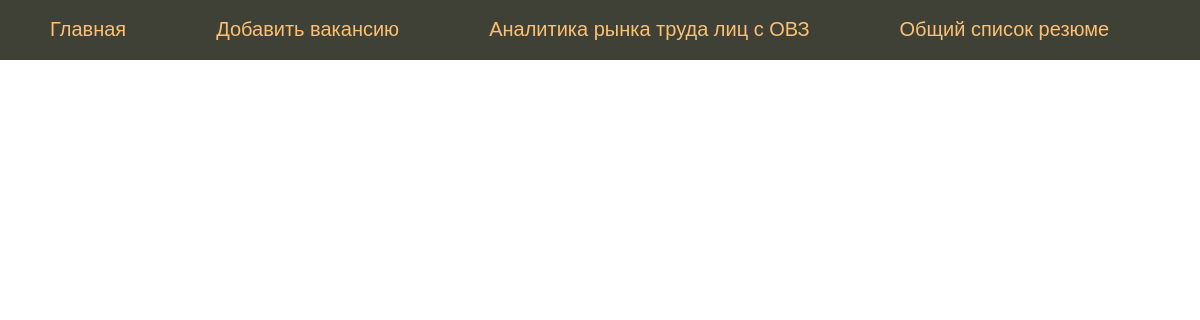
/resume/2, run on an earlier commit of the app's database.
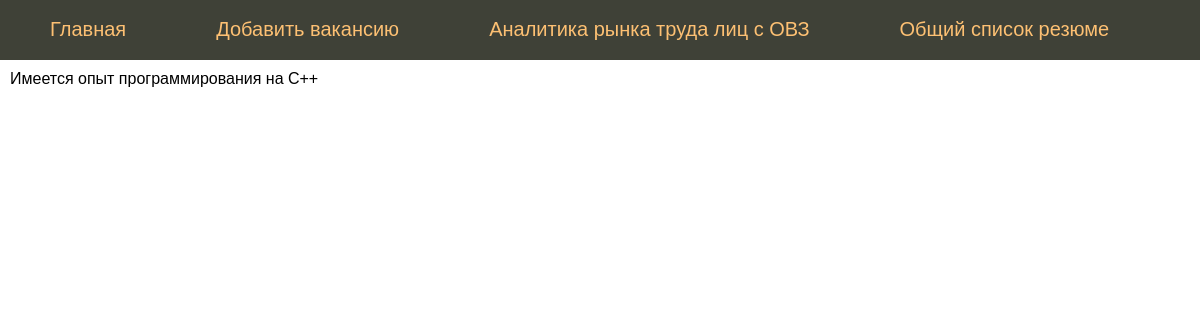
And on a later commit of the database.
### tables this page shows
CREATE TABLE "resume" (
	"id"	INTEGER NOT NULL UNIQUE,
	"age"	INTEGER NOT NULL,
	"gender"	TEXT NOT NULL,
	"city"	TEXT NOT NULL,
	"education_level"	TEXT NOT NULL,
	"profession"	TEXT NOT NULL,
	"restriction_type"	TEXT NOT NULL,
	"description"	TEXT NOT NULL,
	"desired_salary"	INTEGER,
	"sending_date_month"	TEXT,
	"schedule"	TEXT,
	"resume_type"	TEXT,
	"resume_vector"	TEXT,
	PRIMARY KEY("id" AUTOINCREMENT)
);

### flsite.py (the view)
@app.route("/resume/<int:id_resume>")
def showResume(id_resume):
    db = get_db()
    dbase = FDataBase(db)
    profession, description = dbase.getResume(id_resume)
    if not profession:
        abort(404)
    return render_template('resume_page.html', menu=dbase.getMenu(), description=description)

### FDataBase.py (called while the page is built)
    def getMenu(self):
        sql = '''SELECT * FROM mainmenu'''
        try:
            self.__cur.execute(sql)
            res = self.__cur.fetchall()
            if res: return res
        except:
            print("Ошибка чтения из БД")
        return []

    def getResume(self, resumeId):
        try:
            self.__cur.execute(f"SELECT profession, description FROM resume WHERE id = {resumeId} LIMIT 1")
            res = self.__cur.fetchone()
            if res:
                return res
        except sqlite3.Error as e:
            print("Ошибка получения вакансии из БД "+str(e))
        return (False, False)

### flsite.py (called while the page is built)
def connect_db():
    conn = sqlite3.connect(app.config['DATABASE'])
    conn.row_factory = sqlite3.Row # Записи из БД представлены не в виде кортежей, а в виде словаря
    return conn

def get_db():
    if not hasattr(g, 'link_db'):
        g.link_db = connect_db()
    return g.link_db

### templates/resume_page.html
{% extends 'base.html' %}
{% block content %}
{{ super() }}
{{ description }}
{% endblock %}

What changed in the data, as far as the page shows it:
now on this page (row edited): resume: description "Имеется опыт программирования на C++"
